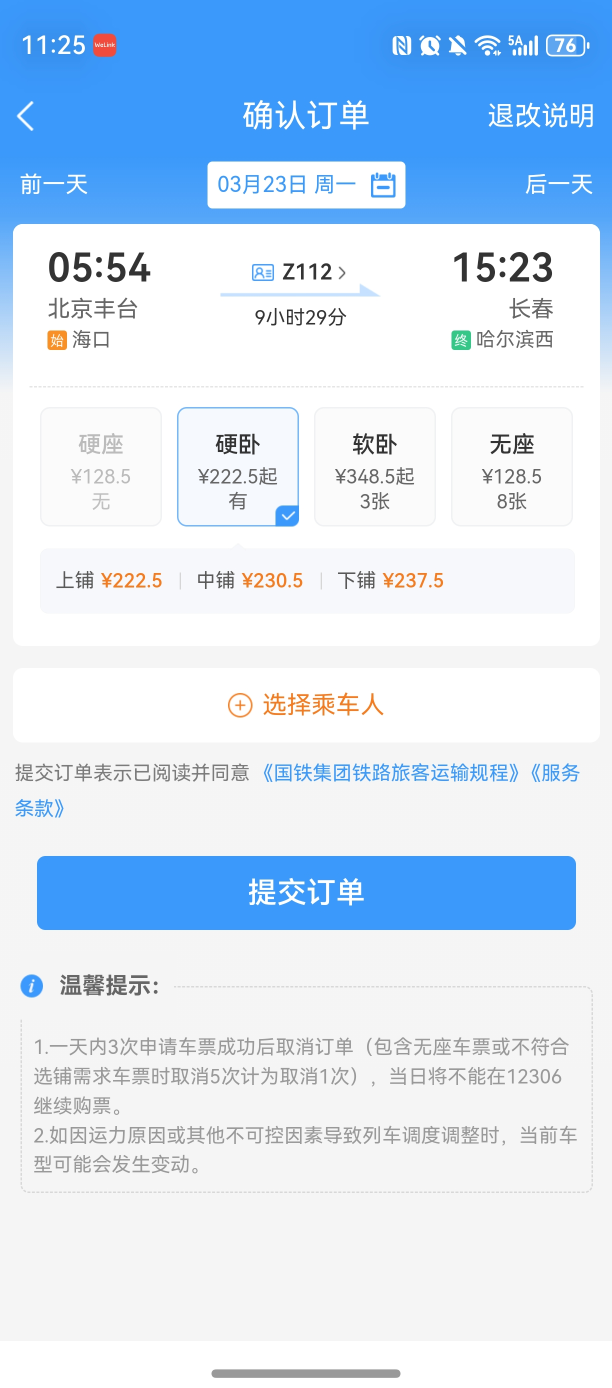
#> input picture data/原图/12306无票/微信图片_20260320112556_65_1364.jpg, 1224 x 2776 px (shown at 1/2 size)
$ python -i reference_analyzer.py   (imports and definitions only)
#> lines starting #> are read from the running program, lines starting #| are printed output that depends on the picture
#!/usr/bin/env python3
"""
reference_analyzer.py - 参考图片分析器

分析参考弹窗图片的风格、布局、配色，用于生成相似风格的弹窗。

功能：
1. 提取弹窗区域和相对位置
2. 分析颜色主题（主色调、按钮颜色等）
3. 识别布局特征（关闭按钮位置、主按钮样式等）
4. 使用 VLM 生成风格描述
"""

import json
import base64
import requests
from pathlib import Path
from typing import Optional, Dict, Any, Tuple, List
from PIL import Image, ImageDraw, ImageFilter, ImageStat
import numpy as np
from collections import Counter
import colorsys
from app.generators.prompts import PROMPT_REFERENCE_ANALYSIS


class ReferenceAnalyzer:
    """
    参考图片分析器

    从参考弹窗截图中提取：
    - 布局信息：位置、尺寸比例
    - 颜色信息：主色调、按钮颜色、背景色
    - 风格特征：圆角大小、阴影效果、关闭按钮样式
    """

    def __init__(
        self,
        api_key: Optional[str] = None,
        vlm_api_url: str = 'https://api.openai-next.com/v1/chat/completions',
        vlm_model: str = 'gpt-4o'
    ):
        """
        初始化分析器

        Args:
            api_key: API 密钥（用于 VLM 分析）
            vlm_api_url: VLM API 端点
            vlm_model: VLM 模型名称
        """
        self.api_key = api_key
        self.vlm_api_url = vlm_api_url
        self.vlm_model = vlm_model
        self._cache = {}

    def analyze(self, reference_path: str) -> Dict[str, Any]:
        """
        分析参考图片，提取弹窗风格信息

        Args:
            reference_path: 参考图片路径

        Returns:
            风格信息字典
        """
        # 检查缓存
        if reference_path in self._cache:
            return self._cache[reference_path]

        print(f"  正在分析参考图片: {reference_path}")

        image = Image.open(reference_path).convert('RGB')
#> image is the input picture: PIL image 1224x2776 RGB; mean R, G, B 208.4, 226.4, 245.1
        width, height = image.size

        # 1. 检测弹窗区域
        dialog_bounds = self._detect_dialog_region(image)

        # 2. 提取颜色信息
        colors = self._extract_colors(image, dialog_bounds)

        # 3. 分析布局特征
        layout = self._analyze_layout(image, dialog_bounds)

        # 4. 使用 VLM 提取详细风格描述（如果有 API key）
        style_desc = {}
        if self.api_key:
            style_desc = self._vlm_analyze_style(reference_path)

        result = {
            'source': reference_path,
            'screen_size': {'width': width, 'height': height},
            'dialog_bounds': dialog_bounds,
            'relative_bounds': {
                'x_ratio': dialog_bounds['x'] / width,
                'y_ratio': dialog_bounds['y'] / height,
                'width_ratio': dialog_bounds['width'] / width,
                'height_ratio': dialog_bounds['height'] / height
            },
            'colors': colors,
            'layout': layout,
            'style': style_desc
        }

        self._cache[reference_path] = result
        print(f"  ✓ 参考图分析完成")
        return result

    def _detect_dialog_region(self, image: Image.Image) -> Dict[str, int]:
        """
        检测弹窗区域

        通过分析图片中的非半透明区域来定位弹窗
        """
        width, height = image.size
        img_array = np.array(image)

        # 转为灰度图
        gray = np.mean(img_array, axis=2)
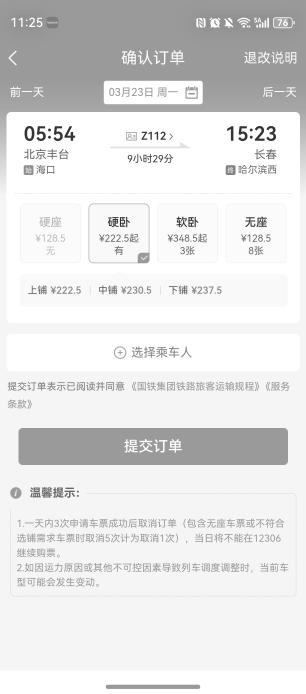
#> gray: shape (2776, 1224) float64 (shown at 1/4 size); min 49.33, max 255, mean 226.6

        # 检测中心区域的亮度变化
        # 弹窗通常是明亮的白色/浅色背景，而遮罩是半透明暗色

        # 使用边缘检测找到弹窗边界
        # 简化方案：从中心向外扫描，找到亮度急剧变化的位置

        center_x, center_y = width // 2, height // 2

        # 检测顶部边界
        top = 0
        for y in range(center_y, 0, -1):
            row_brightness = np.mean(gray[y, center_x-50:center_x+50])
            if row_brightness < 100:  # 暗色区域（遮罩）
                top = y + 1
                break
#> this loop made 1388 passes
#> row_brightness on passes 1 to 3: 209.4, 243.1, 251.1

        # 检测底部边界
        bottom = height
        for y in range(center_y, height):
            row_brightness = np.mean(gray[y, center_x-50:center_x+50])
            if row_brightness < 100:
                bottom = y
                break
#> this loop made 1388 passes
#> row_brightness on passes 1 to 3: 209.4, 183.7, 183.5

        # 检测左边界
        left = 0
        for x in range(center_x, 0, -1):
            col_brightness = np.mean(gray[center_y-50:center_y+50, x])
            if col_brightness < 100:
                left = x + 1
                break
#> this loop made 612 passes
#> col_brightness on passes 1 to 3: 229.8, 230, 230.4

        # 检测右边界
        right = width
        for x in range(center_x, width):
            col_brightness = np.mean(gray[center_y-50:center_y+50, x])
            if col_brightness < 100:
                right = x
                break
#> this loop made 612 passes
#> col_brightness on passes 1 to 3: 229.8, 230.4, 231.8
#> in analyze, `dialog_bounds = self._detect_dialog_region(image)`: dialog_bounds = {'x': 0, 'y': 0, 'width': 1224, 'height': 2776}

        # 添加一些 padding
        padding = 5
        left = max(0, left - padding)
        top = max(0, top - padding)
        right = min(width, right + padding)
        bottom = min(height, bottom + padding)

        return {
            'x': left,
            'y': top,
            'width': right - left,
            'height': bottom - top
        }

    def _extract_colors(self, image: Image.Image, bounds: Dict[str, int]) -> Dict[str, Any]:
        """
        提取弹窗区域的颜色信息
        """
        # 裁剪弹窗区域
        dialog_region = image.crop((
            bounds['x'], bounds['y'],
            bounds['x'] + bounds['width'],
            bounds['y'] + bounds['height']
        ))

        # 缩小图片以加速颜色分析
        small = dialog_region.resize((100, 100), Image.Resampling.LANCZOS)
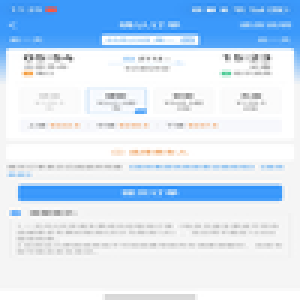
#> small: PIL image 100x100 RGB (shown 3 times larger); mean R, G, B 208.1, 226.1, 244.9
        pixels = list(small.getdata())
#> pixels = 10000 items, first 6: (59, 153, 251), (58, 153, 251), (58, 152, 250), (59, 152, 250), (60, 152, 250), (59, 151, 250)

        # 统计颜色频率
        color_counts = Counter(pixels)
#> color_counts = 1320 items
        top_colors = color_counts.most_common(10)
#> top_colors = [((255, 255, 255), 1359), ((245, 245, 245), 1319), ((244, 244, 244), 494), ((59, 153, 251), 441), ((254, 254, 254), 259), ((251, 251, 251), 206), ((246, 246, 246), 205), ((250, 250, 250), 190), ((247, 247, 247), 135), ((244, 245, 245), 116)]

        # 分类颜色
        background_color = None
        button_colors = []
        accent_colors = []

        for color, count in top_colors:
            r, g, b = color
            # 判断颜色类型
            brightness = (r + g + b) / 3

            if brightness > 240:  # 接近白色
                if background_color is None:
                    background_color = self._rgb_to_hex(color)
            elif brightness > 200:  # 浅色
                if background_color is None:
                    background_color = self._rgb_to_hex(color)
            elif self._is_saturated(color):  # 饱和色（可能是按钮或强调色）
                hex_color = self._rgb_to_hex(color)
                if self._is_warm_color(color):
                    button_colors.append(hex_color)
                else:
                    accent_colors.append(hex_color)
#> this loop made 10 passes
#> (color, count, brightness) on pass 4: ((59, 153, 251), 441, 154.3)
#> after the loop, accent_colors = ['#3b99fb']; button_colors = []

        # 提取按钮区域颜色（底部区域）
        button_region = dialog_region.crop((
            0, int(bounds['height'] * 0.8),
            bounds['width'], bounds['height']
        ))
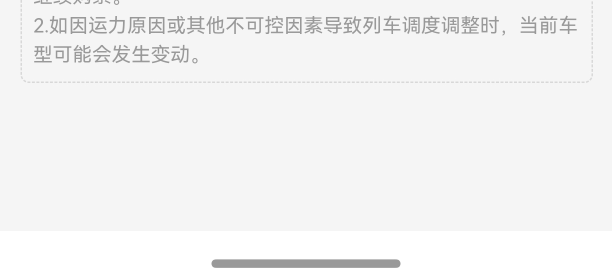
#> button_region: PIL image 1224x556 RGB (shown at 1/2 size); min 152, max 255, mean 243.4
        button_dominant = self._get_dominant_color(button_region)
#> in _get_dominant_color, `small = image.resize((50, 50), Image.Resampling.LANCZOS)`:
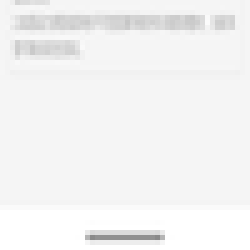
#> small: PIL image 50x50 RGB (shown 5 times larger); min 138, max 255, mean 243.2
#> in _get_dominant_color, `pixels = list(small.getdata())`: pixels = 2500 items, first 6: (245, 245, 245), (244, 244, 244), (238, 238, 238), (213, 213, 213), (220, 220, 220), (220, 220, 220)
#> in _get_dominant_color, `filtered = [p for p in pixels if 30 < sum(p)/3 < 230 and self._is_satu..`: filtered = []
#> in analyze, `colors = self._extract_colors(image, dialog_bounds)`: colors = {'background': '#ffffff', 'button_primary': '#FFD700', 'button_secondary': '#F5F5F5', 'accent_colors': ['#3b99fb'], 'text_primary': '#333333', 'text_secondary': '#666666'}

        return {
            'background': background_color or '#FFFFFF',
            'button_primary': button_colors[0] if button_colors else (button_dominant or '#FFD700'),
            'button_secondary': '#F5F5F5',
            'accent_colors': accent_colors[:3],
            'text_primary': '#333333',
            'text_secondary': '#666666'
        }

    def _analyze_layout(self, image: Image.Image, bounds: Dict[str, int]) -> Dict[str, Any]:
        """
        分析布局特征
        """
        width, height = image.size
        dialog_w, dialog_h = bounds['width'], bounds['height']
#> dialog_w = 1224; dialog_h = 2776

        # 检测关闭按钮位置
        close_button = self._detect_close_button(image, bounds)
#> close_button = {'position': 'top_right', 'offset_x': -15, 'offset_y': -15, 'size': 28, 'style': 'circle', 'background': '#FFFFFF', 'icon_color': '#666666'}

        # 分析弹窗纵横比
        aspect_ratio = dialog_w / dialog_h if dialog_h > 0 else 1
#> aspect_ratio = 0.441

        # 估算圆角大小（基于弹窗尺寸）
        corner_radius = min(dialog_w, dialog_h) * 0.03
#> corner_radius = 36.72

        return {
            'close_button': close_button,
            'aspect_ratio': aspect_ratio,
            'corner_radius': int(corner_radius),
            'has_header': True,  # 假设有标题区域
            'has_image': True,   # 假设有图片区域
            'button_position': 'bottom',  # 按钮在底部
            'button_style': 'rounded',    # 圆角按钮
            'overlay_opacity': 0.5        # 遮罩透明度
        }

    def _detect_close_button(self, image: Image.Image, bounds: Dict[str, int]) -> Dict[str, Any]:
        """
        检测关闭按钮的位置和样式
        """
        # 通常关闭按钮在右上角
        # 在弹窗右上角区域搜索圆形的白色/灰色按钮

        # 简化实现：假设关闭按钮在右上角
        return {
            'position': 'top_right',
            'offset_x': -15,  # 相对于弹窗右边界的偏移
            'offset_y': -15,  # 相对于弹窗上边界的偏移
            'size': 28,
            'style': 'circle',  # circle / square
            'background': '#FFFFFF',
            'icon_color': '#666666'
        }

    # [48 lines left out: function _vlm_analyze_style, not called in this run]

    def _rgb_to_hex(self, rgb: Tuple[int, int, int]) -> str:
        """RGB 转十六进制"""
        return '#{:02x}{:02x}{:02x}'.format(*rgb)

    def _is_saturated(self, rgb: Tuple[int, int, int]) -> bool:
        """判断颜色是否饱和"""
        r, g, b = [x / 255.0 for x in rgb]
        h, s, v = colorsys.rgb_to_hsv(r, g, b)
        return s > 0.3 and v > 0.3

    def _is_warm_color(self, rgb: Tuple[int, int, int]) -> bool:
        """判断是否为暖色"""
        r, g, b = [x / 255.0 for x in rgb]
        h, s, v = colorsys.rgb_to_hsv(r, g, b)
        # 暖色 hue 范围：0-60 或 300-360
        return (0 <= h <= 0.17) or (h >= 0.83)

    def _get_dominant_color(self, image: Image.Image) -> Optional[str]:
        """获取图片的主色调"""
        small = image.resize((50, 50), Image.Resampling.LANCZOS)
        pixels = list(small.getdata())

        # 过滤掉接近白色和黑色的像素
        filtered = [p for p in pixels if 30 < sum(p)/3 < 230 and self._is_saturated(p)]

        if not filtered:
            return None

        color_counts = Counter(filtered)
        dominant = color_counts.most_common(1)[0][0]
        return self._rgb_to_hex(dominant)

    # [32 lines left out: function apply_style_to_bounds, not called in this run]


class ReferenceStyleApplier:
    """
    参考风格应用器

    将分析得到的风格信息应用到弹窗生成中
    """

    # [18 lines left out: functions __init__, get_colors, not called in this run]

    def get_layout(self) -> Dict[str, Any]:
        """获取布局配置"""
        return self.style_info.get('layout', {})

    def get_corner_radius(self) -> int:
        """获取圆角半径"""
        return self.style_info.get('layout', {}).get('corner_radius', 16)

    # [83 lines left out: functions get_close_button_config, get_ai_prompt, get_bounds_for_screen, not called in this run]

>>> result = ReferenceAnalyzer().analyze('../../../data/原图/12306无票/微信图片_20260320112556_65_1364.jpg')
#> in analyze, `layout = self._analyze_layout(image, dialog_bounds)`: layout = 8 items
#> result = 7 items

$ run again, on data/原图/12306无票/微信图片_20260320112705_67_1364.jpg
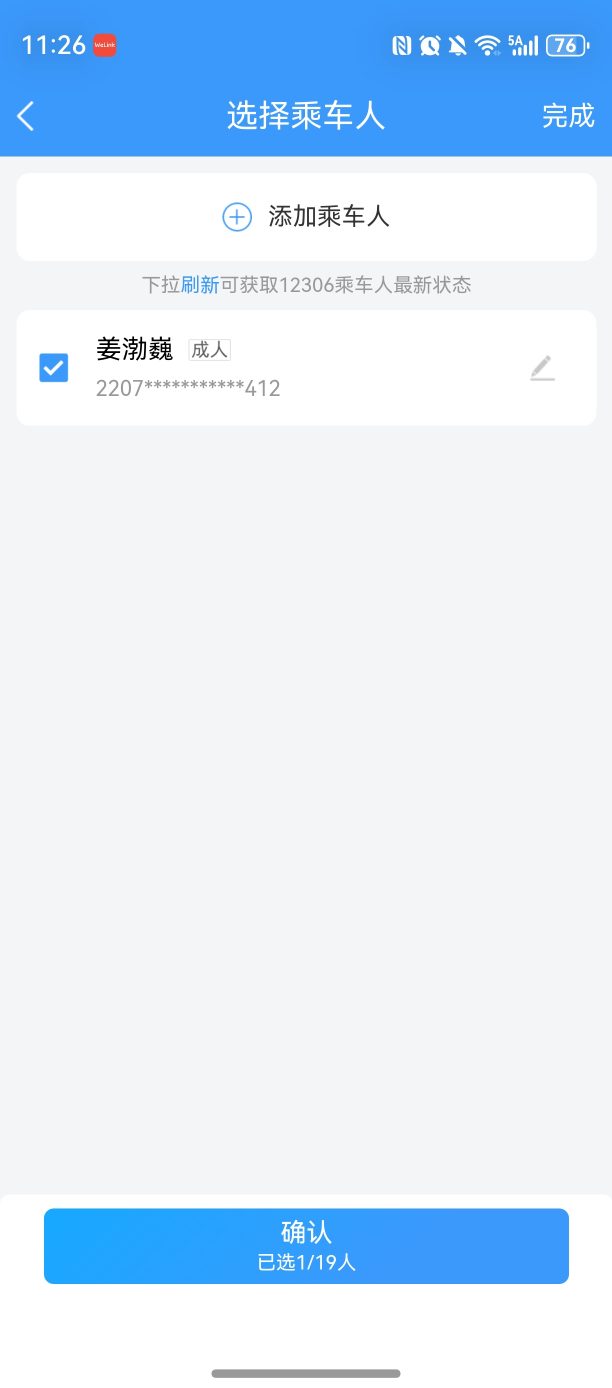
#> input picture data/原图/12306无票/微信图片_20260320112705_67_1364.jpg, 1224 x 2776 px (shown at 1/2 size)
#> in analyze, image is the input picture: PIL image 1224x2776 RGB; mean R, G, B 216.5, 232.2, 248.3
#> dialog_bounds = {'x': 0, 'y': 0, 'width': 1224, 'height': 2776}
#> in _extract_colors, `small = dialog_region.resize((100, 100), Image.Resampling.LANCZOS)`:
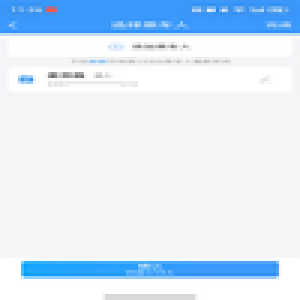
#> small: PIL image 100x100 RGB (shown 3 times larger); mean R, G, B 216.2, 232.1, 248.2
#> in _extract_colors, `pixels = list(small.getdata())`: pixels = 10000 items, first 6: (59, 153, 251), (58, 153, 251), (58, 152, 250), (59, 152, 250), (60, 152, 250), (59, 151, 250)
#> in _extract_colors, `color_counts = Counter(pixels)`: color_counts = 855 items
#> top_colors = [((244, 245, 247), 5368), ((255, 255, 255), 1392), ((59, 153, 251), 356), ((243, 244, 247), 139), ((251, 252, 252), 89), ((243, 245, 247), 86), ((255, 255, 251), 85), ((254, 254, 254), 68), ((253, 255, 255), 62), ((252, 253, 255), 58)]
#> the loop in _extract_colors, `for color, count in top_colors:` made 10 passes
#> (color, count, brightness) on pass 3: ((59, 153, 251), 356, 154.3)
#> after the loop in _extract_colors, `for color, count in top_colors:`: accent_colors = ['#3b99fb']; button_colors = []
#> in _get_dominant_color, `small = image.resize((50, 50), Image.Resampling.LANCZOS)`:
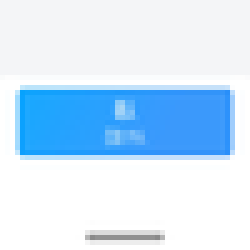
#> small: PIL image 50x50 RGB (shown 5 times larger); mean R, G, B 202.8, 228.6, 250.8
#> in _get_dominant_color, `pixels = list(small.getdata())`: pixels = 2500 items, first 6: (244, 245, 247), (244, 245, 247), (244, 245, 247), (244, 245, 247), (244, 245, 247), (244, 245, 247)
#> filtered = 568 items, first 6: (7, 162, 253), (14, 163, 253), (15, 163, 253), (16, 162, 253), (17, 161, 252), (18, 161, 252)
#> in _get_dominant_color, `color_counts = Counter(filtered)`: color_counts = 257 items
#> dominant = (59, 153, 251)
#> button_dominant = '#3b99fb'
#> colors = {'background': '#f4f5f7', 'button_primary': '#3b99fb', 'button_secondary': '#F5F5F5', 'accent_colors': ['#3b99fb'], 'text_primary': '#333333', 'text_secondary': '#666666'}
#> dialog_w = 1224; dialog_h = 2776
#> close_button = {'position': 'top_right', 'offset_x': -15, 'offset_y': -15, 'size': 28, 'style': 'circle', 'background': '#FFFFFF', 'icon_color': '#666666'}
#> aspect_ratio = 0.441
#> corner_radius = 36.72
#> layout = 8 items
#> result = 7 items

$ run again, on data/原图/12306无票/微信图片_20260320112827_70_1364.jpg
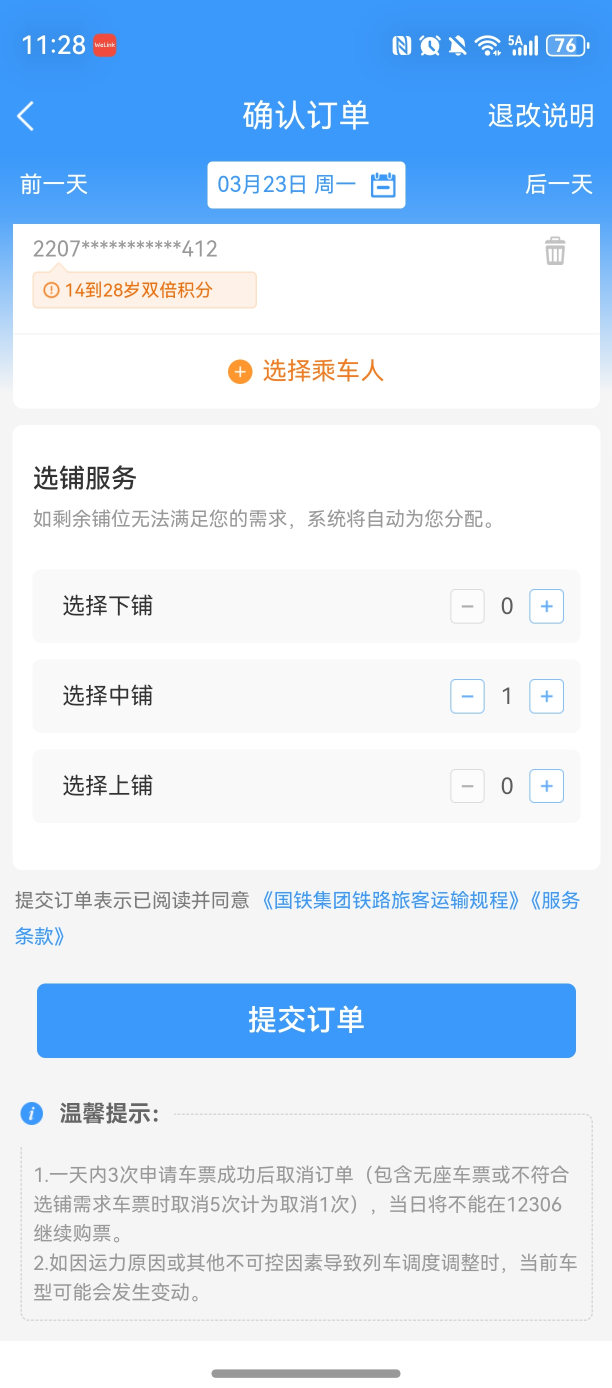
#> input picture data/原图/12306无票/微信图片_20260320112827_70_1364.jpg, 1224 x 2776 px (shown at 1/2 size)
#> in analyze, image is the input picture: PIL image 1224x2776 RGB; mean R, G, B 210, 227.6, 246
#> dialog_bounds = {'x': 0, 'y': 0, 'width': 1224, 'height': 2776}
#> in _extract_colors, `small = dialog_region.resize((100, 100), Image.Resampling.LANCZOS)`:
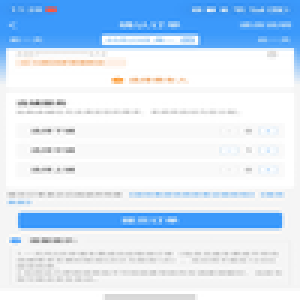
#> small: PIL image 100x100 RGB (shown 3 times larger); mean R, G, B 209.8, 227.5, 245.8
#> in _extract_colors, `pixels = list(small.getdata())`: pixels = 10000 items, first 6: (59, 153, 251), (58, 153, 251), (58, 152, 250), (59, 152, 250), (60, 152, 250), (59, 151, 250)
#> in _extract_colors, `color_counts = Counter(pixels)`: color_counts = 1133 items
#> top_colors = [((255, 255, 255), 1852), ((249, 249, 249), 838), ((245, 245, 245), 595), ((59, 153, 251), 558), ((248, 248, 248), 291), ((254, 254, 254), 286), ((250, 250, 250), 187), ((246, 246, 246), 185), ((253, 253, 253), 180), ((243, 243, 243), 180)]
#> the loop in _extract_colors, `for color, count in top_colors:` made 10 passes
#> (color, count, brightness) on pass 4: ((59, 153, 251), 558, 154.3)
#> after the loop in _extract_colors, `for color, count in top_colors:`: accent_colors = ['#3b99fb']; button_colors = []
#> in _get_dominant_color, `small = image.resize((50, 50), Image.Resampling.LANCZOS)`:
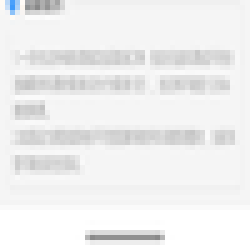
#> small: PIL image 50x50 RGB (shown 5 times larger); mean R, G, B 239, 239.2, 239.3
#> in _get_dominant_color, `pixels = list(small.getdata())`: pixels = 2500 items, first 6: (255, 251, 245), (187, 216, 247), (74, 160, 251), (156, 201, 248), (255, 251, 246), (165, 166, 168)
#> filtered = [(74, 160, 251), (156, 201, 248), (62, 154, 251), (169, 208, 249), (142, 194, 248)]
#> in _get_dominant_color, `color_counts = Counter(filtered)`: color_counts = {(74, 160, 251): 1, (156, 201, 248): 1, (62, 154, 251): 1, (169, 208, 249): 1, (142, 194, 248): 1}
#> dominant = (74, 160, 251)
#> button_dominant = '#4aa0fb'
#> colors = {'background': '#ffffff', 'button_primary': '#4aa0fb', 'button_secondary': '#F5F5F5', 'accent_colors': ['#3b99fb'], 'text_primary': '#333333', 'text_secondary': '#666666'}
#> dialog_w = 1224; dialog_h = 2776
#> close_button = {'position': 'top_right', 'offset_x': -15, 'offset_y': -15, 'size': 28, 'style': 'circle', 'background': '#FFFFFF', 'icon_color': '#666666'}
#> aspect_ratio = 0.441
#> corner_radius = 36.72
#> layout = 8 items
#> result = 7 items
